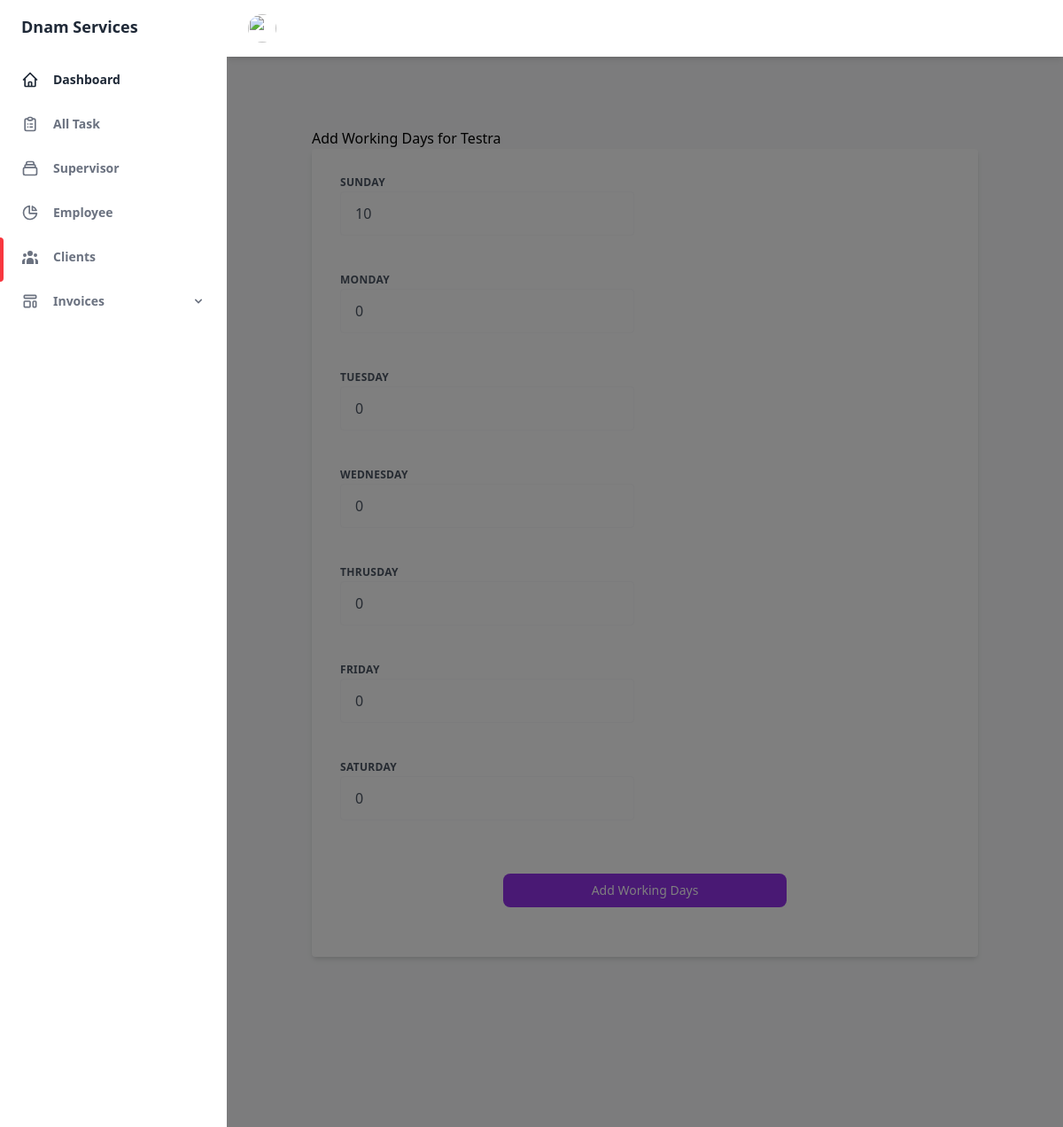
The page /addworkingdays/17 (signed in) on the database its author committed.
### dnamservices/models.py (models this page shows, shortened)
class Sites(models.Model):
    site_name = models.CharField(max_length=50)
    client = models.ForeignKey(Client, on_delete=models.CASCADE)
    site_title = models.CharField(max_length=50)
    address = models.CharField(max_length=50, default="", blank=True)
    suburb = models.CharField(max_length=50, default="", blank=True)
    postcode = models.CharField(max_length=50, default="", blank=True)
    site_contact = models.CharField(max_length=50, default="", blank=True)
    site_attribute = models.CharField(max_length=100, default="", blank=True)
    service = models.CharField(max_length=100, default="", blank=True)
    clean_schedule = models.CharField(max_length=100, default="", blank=True)
    clean_area = models.CharField(max_length=50, default="", blank=True)
    clean_task_enable = models.CharField(default="", max_length=10, choices=clean_task_enable, blank=True)
    cleaner = models.ManyToManyField(Employee, default="", blank=True)
    startdate = models.DateField(auto_now=False, auto_now_add=False, blank=True)
    extra_detail = models.TextField(blank=True)
    sunday = models.IntegerField(default="0", blank=True)
    monday = models.IntegerField(default="0", blank=True)
    tuesday = models.IntegerField(default="0", blank=True)
    wednesday = models.IntegerField(default="0", blank=True)
    thrusday = models.IntegerField(default="0", blank=True)
    friday = models.IntegerField(default="0", blank=True)
    saturday = models.IntegerField(default="0", blank=True)
    enter = models.BooleanField("save")
    remove = models.BooleanField("delete",default=False)

### dnamservices/views.py (the view)
# urls.py: path('addworkingdays/<str:pk>', AddWorkingDaysView, name= "addworkingdays"),
@login_required()
def AddWorkingDaysView(request, pk):
    template_name = "dnam/dashboard/clients/addworkingdays.html"
    site = Sites.objects.get(id=pk)
    form = AddSiteWorkingdays(instance=site)
    if request.method == "POST":
        form = AddSiteWorkingdays(request.POST, instance=site)
        if form.is_valid():
            form.save()
        return redirect("allclients")
    context = {
        'site':site,
        'form':form
    }
    return render(request, template_name, context)

### dnamservices/forms.py
class AddSiteWorkingdays(forms.ModelForm):
    class Meta:
        model = Sites
        fields = ['sunday', 'monday', 'tuesday', 'wednesday', 'thrusday', 'friday', 'saturday']

### theme/templates/dnam/dashboard/clients/addworkingdays.html (shortened to what this page needs)
{% extends 'base.html' %}
{% block clients-active %}
<span
                class="absolute inset-y-0 left-0 w-1 bg-[#f8373f] rounded-tr-lg rounded-br-lg"
                aria-hidden="true"
              ></span>
{% endblock clients-active %}
{% block content %}
<main class="h-full overflow-y-auto">
    <div class=" mx-auto max-w-6xl py-20 px-12 lg:px-24  mb-24">
        <form method="POST">
            <h1>Add Working Days for {{site.site_name}}
            <div class="bg-white shadow-md rounded px-8 pt-6 pb-8 mb-4 flex flex-col">
                <div class="-mx-3 md:flex mb-6">
                    <div class="md:w-1/2 px-3 mb-6 md:mb-0">
                        <label class="uppercase tracking-wide text-gray-600  text-xs font-bold mb-2" for="sunday">
                           Sunday
                        </label>
                        <input
                        type="text"
                        class="w-full  text-gray-600 bg-gray-300 border border-gray-50 rounded py-3 px-4 mb-3" name="sunday" value="{{site.sunday}}">
                    </div>
                </div>
                <div class="-mx-3 md:flex mb-6">
                    <div class="md:w-1/2 px-3 mb-6 md:mb-0">
                        <label class="uppercase tracking-wide text-gray-600  text-xs font-bold mb-2" for="sunday">
                           Monday
                        </label>
                        <input
                        type="text"
                        class="w-full  text-gray-600 bg-gray-300 border border-gray-50 rounded py-3 px-4 mb-3" name="monday" value="{{site.monday}}">
                    </div>
                </div>
                <div class="-mx-3 md:flex mb-6">
                    <div class="md:w-1/2 px-3 mb-6 md:mb-0">
                        <label class="uppercase tracking-wide text-gray-600  text-xs font-bold mb-2" for="sunday">
                           Tuesday
                        </label>
                        <input
                        type="text"
                        class="w-full  text-gray-600 bg-gray-300 border border-gray-50 rounded py-3 px-4 mb-3" name="tuesday" value="{{site.tuesday}}">
                    </div>
                </div>
                <div class="-mx-3 md:flex mb-6">
                    <div class="md:w-1/2 px-3 mb-6 md:mb-0">
                        <label class="uppercase tracking-wide text-gray-600  text-xs font-bold mb-2" for="sunday">
                           Wednesday
                        </label>
                        <input
                        type="text"
                        class="w-full  text-gray-600 bg-gray-300 border border-gray-50 rounded py-3 px-4 mb-3" name="wednesday" value="{{site.wednesday}}">
                    </div>
                </div>
                <div class="-mx-3 md:flex mb-6">
                    <div class="md:w-1/2 px-3 mb-6 md:mb-0">
                        <label class="uppercase tracking-wide text-gray-600  text-xs font-bold mb-2" for="sunday">
                           Thrusday
                        </label>
                        <input
                        type="text"
                        class="w-full  text-gray-600 bg-gray-300 border border-gray-50 rounded py-3 px-4 mb-3" name="thrusday" value="{{site.thrusday}}">
                    </div>
                </div>
                <div class="-mx-3 md:flex mb-6">
                    <div class="md:w-1/2 px-3 mb-6 md:mb-0">
                        <label class="uppercase tracking-wide text-gray-600  text-xs font-bold mb-2" for="sunday">
                           Friday
                        </label>
                        <input
                        type="text"
                        class="w-full  text-gray-600 bg-gray-300 border border-gray-50 rounded py-3 px-4 mb-3" name="friday" value="{{site.friday}}">
                    </div>
                </div>
                <div class="-mx-3 md:flex mb-6">
                    <div class="md:w-1/2 px-3 mb-6 md:mb-0">
                        <label class="uppercase tracking-wide text-gray-600  text-xs font-bold mb-2" for="sunday">
                           Saturday
                        </label>
                        <input
                        type="text"
                        class="w-full  text-gray-600 bg-gray-300 border border-gray-50 rounded py-3 px-4 mb-3" name="saturday" value="{{site.saturday}}">
                    </div>
                </div>
                <div class="px-6 my-6 flex justify-center">
                    <button type="submit"
                        class="flex items-center justify-center md:w-1/2  px-4 py-2 text-sm font-medium leading-5 text-white transition-colors duration-150 bg-purple-600 border border-transparent rounded-lg active:bg-purple-600 hover:bg-purple-700 focus:outline-none focus:shadow-outline-purple">
                        Add Working Days
                    </button>
                </div>
            </div>
        </form>
      </div>
</main>
{% endblock content %}

### rows shown on the page
Sites: site_name "Testra", sunday "10", monday "0", tuesday "0", wednesday "0", thrusday "0", friday "0", saturday "0"
